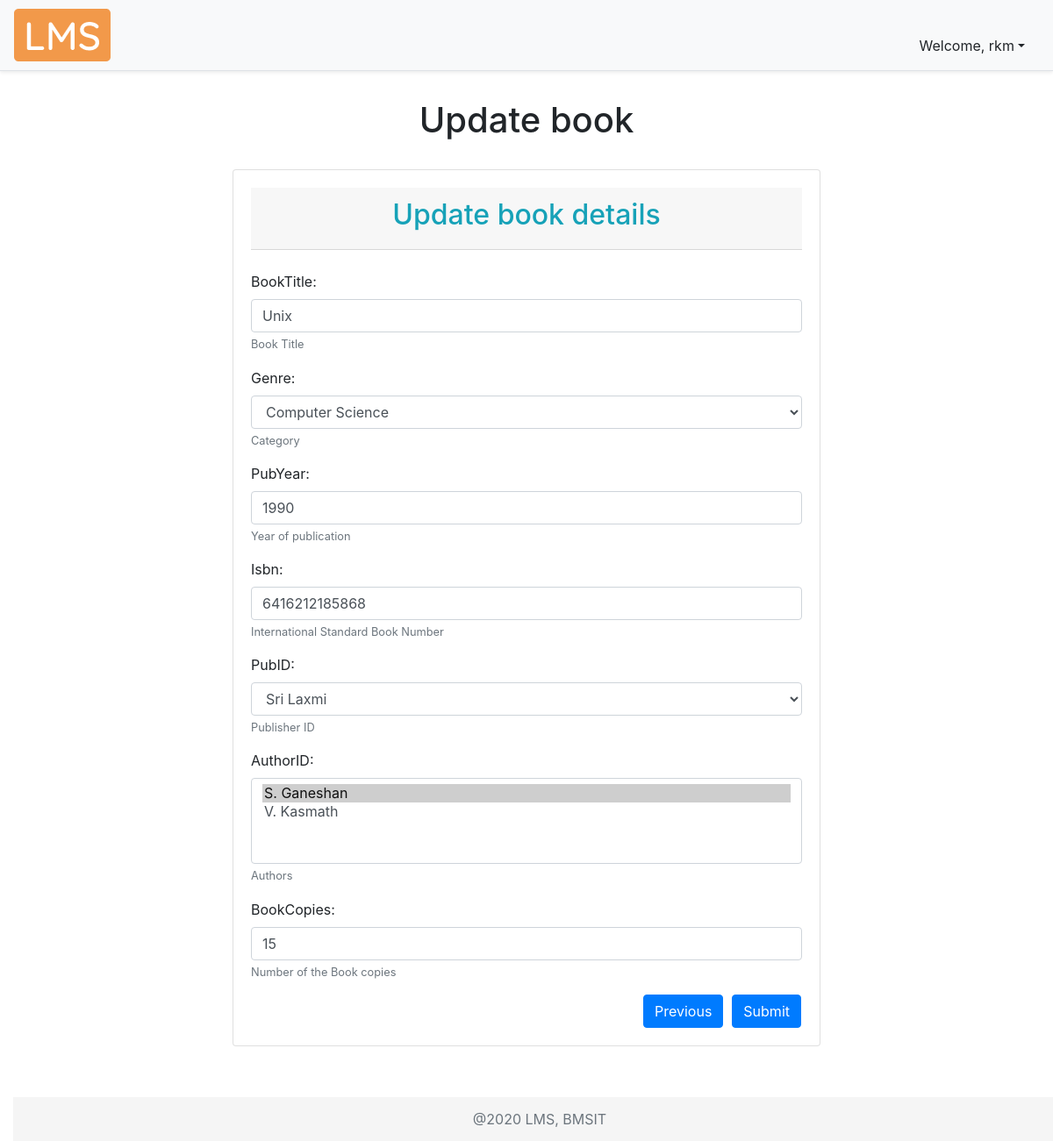
Before: /updatebookdetails/1/ (signed in) with the older database file.
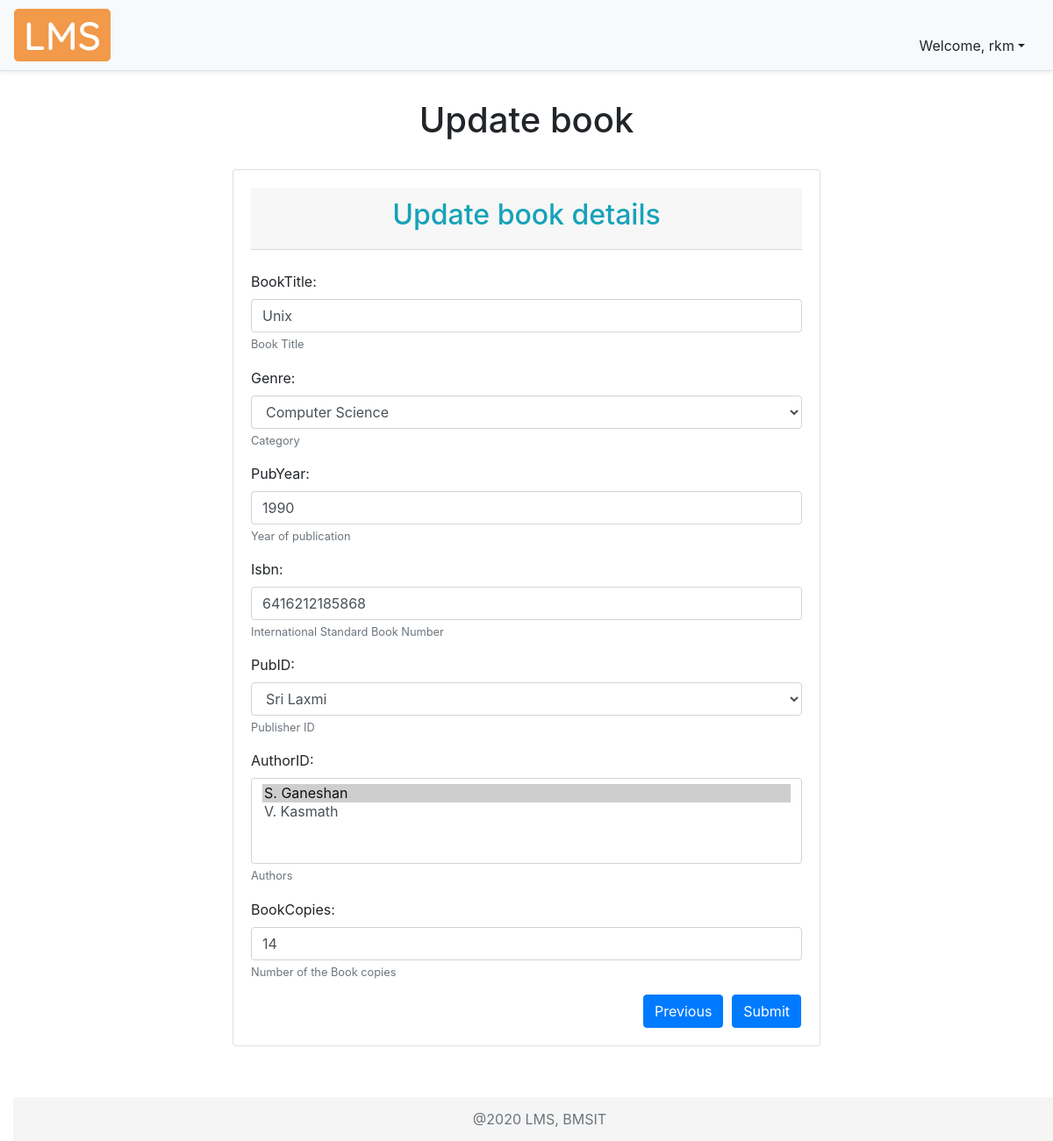
After: the same page with the newer database file.
### libraryApp/models.py (models this page shows)
class STOCK(models.Model):
    bookCopies = models.PositiveSmallIntegerField(default=0, help_text="Number of the Book copies")
    bookID = models.OneToOneField(BOOK, null=True, on_delete=models.CASCADE, help_text="Book ID")
    librarianID = models.ForeignKey(
        settings.AUTH_USER_MODEL, null=True, on_delete=models.SET_NULL, help_text="Librarian ID")

### libraryApp/decorators.py (the view)
    def wrapper_func(request, *args, **kwargs):
        user = request.user
        if not user.is_staff:
            messages.warning(request, "You are not allowed to access the previous requested page")
            return redirect("dashboard")
        else:
            return view_func(request, *args, **kwargs)

### libraryApp/forms.py
class AddBookForm(ModelForm):
    class Meta:
        model = BOOK
        fields = '__all__'
        exclude = ['librarianID']

class AddStockForm(ModelForm):
    class Meta:
        model = STOCK
        fields = ['bookCopies']

### libraryApp/models.py (called while the page is built)
    def __str__(self):
        return self.pubName

    def __str__(self):
        return self.authorName

### libraryApp/views.py (called while the page is built, shortened)
@login_required(login_url='signin')
@staff_only_allowed
def updateBookDetails(request, bookID):
    bookDetails = 'libraryApp/add_book_details.html'
    books = BOOK.objects.get(id=bookID)
    stocks = STOCK.objects.filter(bookID__id=bookID).first()
    addBookForm = AddBookForm(instance=books)
    addStockForm = AddStockForm(instance=stocks)
    context = {
        'option': 'Update',
        'addBookForm': addBookForm,
        'addStockForm': addStockForm
    }
    return render(request, bookDetails, context)

### libraryApp/templates/libraryApp/add_book_details.html (shortened to what this page needs)
{% extends 'libraryApp/add_book_template.html' %}
{% load static %}
{% load widget_tweaks %}
{% block content %}
<h1 class="text-center">{{option}} book</h1>
<br>
<div class="container">
  <div class="card card-body">
<form method="POST" novalidate>
 <div class="card-header text-center">
        <h2 class="text-info">{{option}} book details</h2>
      </div>
      <br>
  {% for field in addBookForm.visible_fields %}
    <div class="form-group">
      {{ field.label_tag }}
      {% if addBookForm.is_bound %}
        {% if field.errors %}
          {% render_field field class="form-control is-invalid" %}
          {% for error in field.errors %}
            <div class="invalid-feedback">
              {{ error }}
            </div>
          {% endfor %}
        {% else %}
          {% render_field field class="form-control is-valid" %}
        {% endif %}
      {% else %}
        {% render_field field class="form-control" %}
      {% endif %}
      {% if field.help_text %}
        <small class="form-text text-muted">{{ field.help_text }}</small>
      {% endif %}
    </div>
  {% endfor %}
  {% for field in addStockForm.visible_fields %}
    <div class="form-group">
      {{ field.label_tag }}
      {% if addStockForm.is_bound %}
        {% if field.errors %}
          {% render_field field class="form-control is-invalid" %}
          {% for error in field.errors %}
            <div class="invalid-feedback">
              {{ error }}
            </div>
          {% endfor %}
        {% else %}
          {% render_field field class="form-control is-valid" %}
        {% endif %}
      {% else %}
        {% render_field field class="form-control" %}
      {% endif %}
      {% if field.help_text %}
        <small class="form-text text-muted">{{ field.help_text }}</small>
      {% endif %}
    </div>
  {% endfor %}
   <div class="row justify-content-end">
        <a href="javascript:window.history.back()"><button type="button" class="btn btn-primary" style="margin-right: 10px;">Previous</button></a>
        <button type="submit" class="btn btn-primary mr-3">Submit</button>
      </div>
</form>
</div>
<br>
{% endblock %}

Changed rows visible on the page:
changed STOCK: bookCopies "15" → "14"
